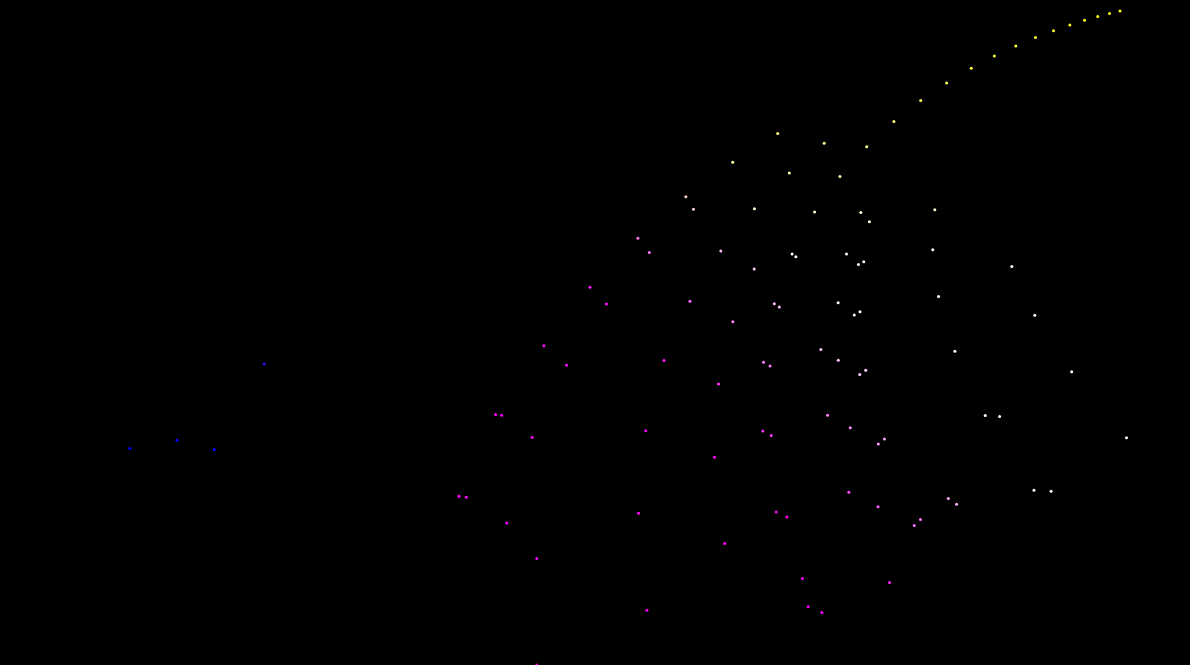
Frame 1 (no input)
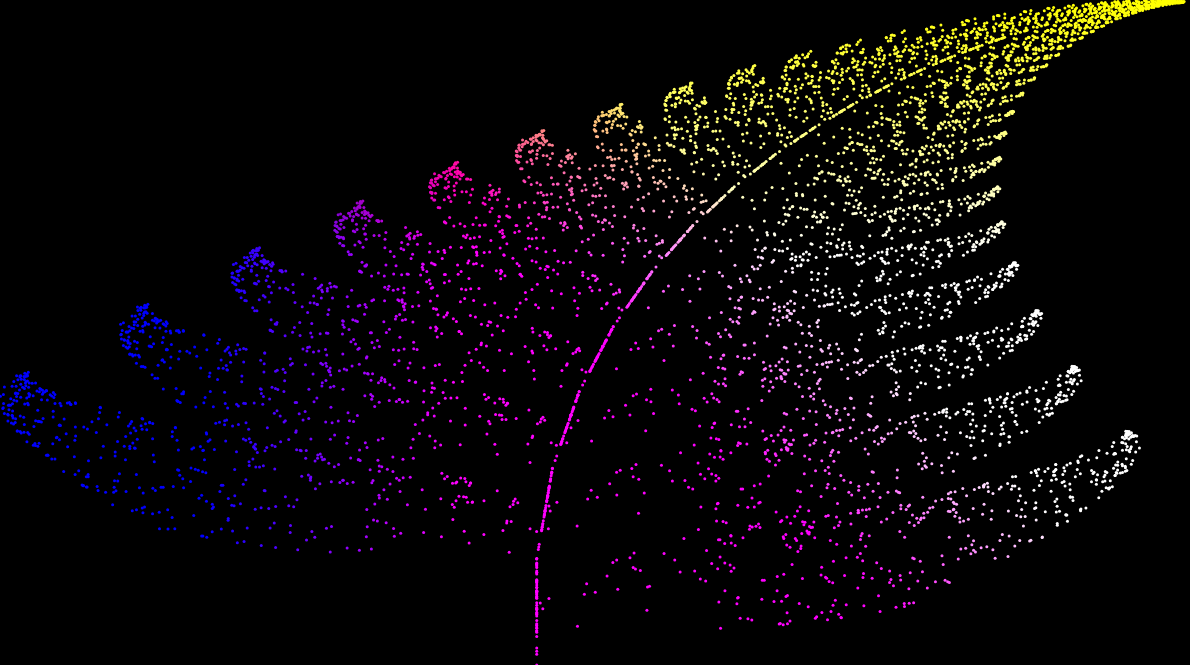
Frame 60 (no input)
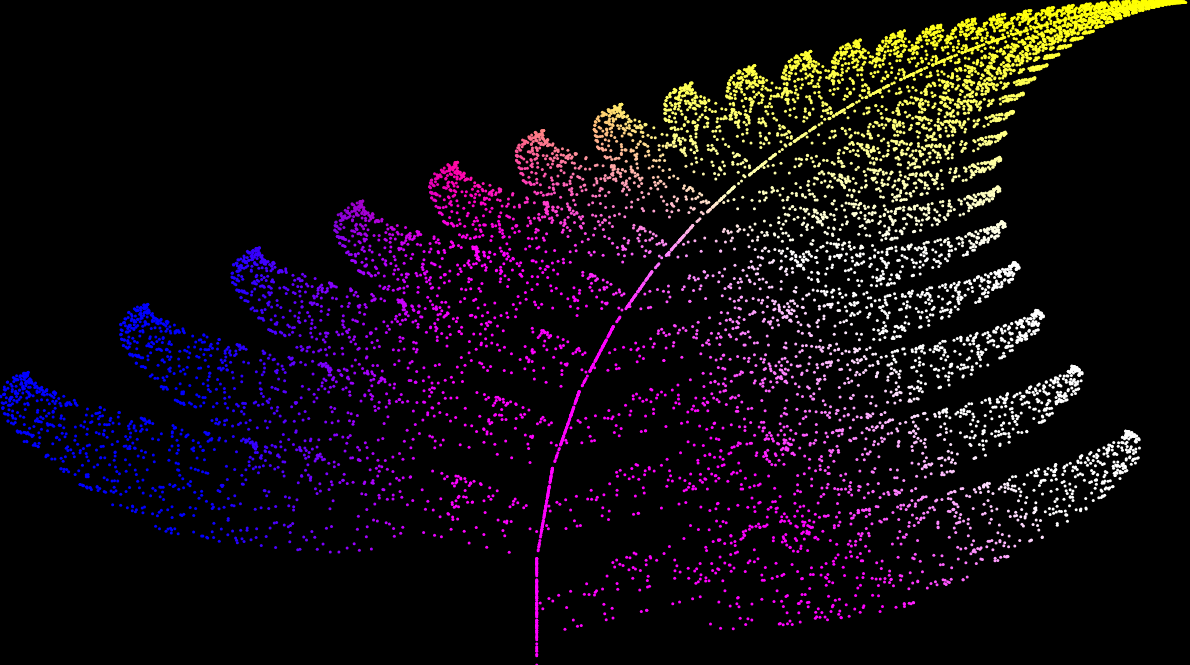
Frame 120 (the mouse pressed at the canvas centre since frame 60)

The p5.js sketch that drew these frames (run headless with seeded random() and noise() and a simulated clock; from frame 60 on, the mouse is pressed at the canvas centre):

// p5.js sketch
// ── sketch.js
let x = 0, y = 0;

function nextPoint()
{
  	let p = Math.random() * (1) + 0;
  	let a = 0.01;
  	let b = 0.86;
  	let c = 0.93;
  	//let a = Math.random() * (1) + 0;
   	//let b = Math.random() * (1) + 0;
   	//let c = Math.random() * (1) + 0;
    if(p < a)
    {
        nextX = 0;
        nextY = 0.16 * y; 
    }
    else if(p < b)
    {
        nextX =   0.85 * x + 0.04 * y;
        nextY =  -0.04 * x + 0.85 * y + 1.6;
    }
    else if(p < c)
    {
        nextX =   0.2  * x - 0.26 * y;
        nextY =   0.23 * x + 0.22 * y + 1.6;
    }
    else 
    {
        nextX =  -0.15 * x + 0.28 * y;
        nextY =   0.26 * x + 0.24 * y + 0.44;
    }
    x = nextX;
    y = nextY;
}


function setup() 
{
  createCanvas(1190, 665);
  background(0);
}

function draw() 
{
    for(let i = 0; i < 100; i++)
    {
    	let px = map(x, -2.182, 2.6558, 0, width);
	    let py = map(y, 0, 9.9983, height, 0);

	
	    stroke(px-200, px-py - 280, py);
	    //stroke(0, 255, 0);
	    strokeWeight(3);
	    point(px, py);
	    nextPoint(); 
	    //rotate(PI/7); 
    	
    }
    
    
}
